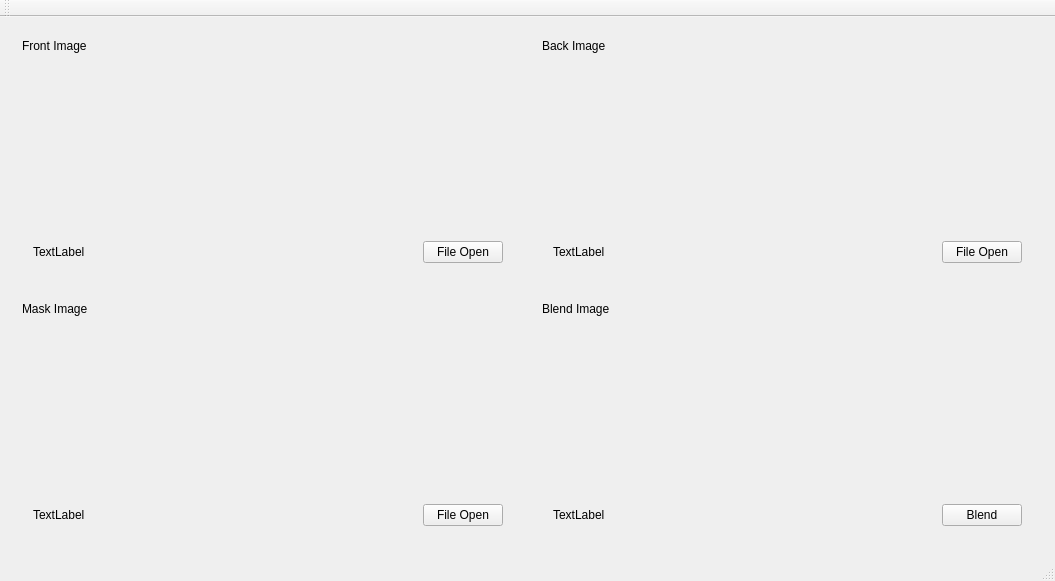
<?xml version="1.0" encoding="UTF-8"?>
<ui version="4.0">
 <class>MainWindow</class>
 <widget class="QMainWindow" name="MainWindow">
  <property name="geometry">
   <rect>
    <x>0</x>
    <y>0</y>
    <width>1055</width>
    <height>581</height>
   </rect>
  </property>
  <property name="windowTitle">
   <string>MainWindow</string>
  </property>
  <widget class="QWidget" name="centralWidget">
   <layout class="QGridLayout" name="gridLayout">
    <item row="0" column="1">
     <widget class="QWidget" name="backImageGroupWidget" native="true">
      <layout class="QVBoxLayout" name="verticalLayout_3">
       <item>
        <widget class="QLabel" name="label_2">
         <property name="text">
          <string>Back Image</string>
         </property>
        </widget>
       </item>
       <item>
        <widget class="QLabel" name="backImageLabel">
         <property name="sizePolicy">
          <sizepolicy hsizetype="Preferred" vsizetype="Preferred">
           <horstretch>2</horstretch>
           <verstretch>2</verstretch>
          </sizepolicy>
         </property>
         <property name="text">
          <string/>
         </property>
        </widget>
       </item>
       <item>
        <widget class="QWidget" name="widget_3" native="true">
         <layout class="QHBoxLayout" name="horizontalLayout_3">
          <item>
           <widget class="QLabel" name="backImageFileLabel">
            <property name="sizePolicy">
             <sizepolicy hsizetype="Preferred" vsizetype="Preferred">
              <horstretch>1</horstretch>
              <verstretch>0</verstretch>
             </sizepolicy>
            </property>
            <property name="text">
             <string>TextLabel</string>
            </property>
           </widget>
          </item>
          <item>
           <widget class="QPushButton" name="backImageOpenButton">
            <property name="text">
             <string>File Open</string>
            </property>
           </widget>
          </item>
         </layout>
        </widget>
       </item>
      </layout>
     </widget>
    </item>
    <item row="1" column="1">
     <widget class="QWidget" name="frontImageGroupWidget_3" native="true">
      <layout class="QVBoxLayout" name="verticalLayout_4">
       <item>
        <widget class="QLabel" name="label_4">
         <property name="text">
          <string>Blend Image</string>
         </property>
        </widget>
       </item>
       <item>
        <widget class="QLabel" name="blendImageLabel">
         <property name="sizePolicy">
          <sizepolicy hsizetype="Preferred" vsizetype="Preferred">
           <horstretch>2</horstretch>
           <verstretch>2</verstretch>
          </sizepolicy>
         </property>
         <property name="text">
          <string/>
         </property>
        </widget>
       </item>
       <item>
        <widget class="QWidget" name="widget_4" native="true">
         <layout class="QHBoxLayout" name="horizontalLayout_4">
          <item>
           <widget class="QLabel" name="blendImageFileLabel">
            <property name="sizePolicy">
             <sizepolicy hsizetype="Preferred" vsizetype="Preferred">
              <horstretch>1</horstretch>
              <verstretch>0</verstretch>
             </sizepolicy>
            </property>
            <property name="text">
             <string>TextLabel</string>
            </property>
           </widget>
          </item>
          <item>
           <widget class="QPushButton" name="blendImageOpenButton">
            <property name="text">
             <string>Blend</string>
            </property>
           </widget>
          </item>
         </layout>
        </widget>
       </item>
      </layout>
     </widget>
    </item>
    <item row="0" column="0">
     <widget class="QWidget" name="frontImageGroupWidget" native="true">
      <layout class="QVBoxLayout" name="verticalLayout">
       <item>
        <widget class="QLabel" name="label">
         <property name="text">
          <string>Front Image</string>
         </property>
        </widget>
       </item>
       <item>
        <widget class="QLabel" name="frontImageLabel">
         <property name="sizePolicy">
          <sizepolicy hsizetype="Maximum" vsizetype="Maximum">
           <horstretch>2</horstretch>
           <verstretch>2</verstretch>
          </sizepolicy>
         </property>
         <property name="maximumSize">
          <size>
           <width>320</width>
           <height>240</height>
          </size>
         </property>
         <property name="text">
          <string/>
         </property>
        </widget>
       </item>
       <item>
        <widget class="QWidget" name="widget" native="true">
         <layout class="QHBoxLayout" name="horizontalLayout">
          <item>
           <widget class="QLabel" name="frontImageFileLabel">
            <property name="sizePolicy">
             <sizepolicy hsizetype="Preferred" vsizetype="Preferred">
              <horstretch>1</horstretch>
              <verstretch>0</verstretch>
             </sizepolicy>
            </property>
            <property name="text">
             <string>TextLabel</string>
            </property>
           </widget>
          </item>
          <item>
           <widget class="QPushButton" name="frontImageOpenButton">
            <property name="text">
             <string>File Open</string>
            </property>
           </widget>
          </item>
         </layout>
        </widget>
       </item>
      </layout>
     </widget>
    </item>
    <item row="1" column="0">
     <widget class="QWidget" name="frontImageGroupWidget_2" native="true">
      <layout class="QVBoxLayout" name="verticalLayout_2">
       <item>
        <widget class="QLabel" name="label_3">
         <property name="text">
          <string>Mask Image</string>
         </property>
        </widget>
       </item>
       <item>
        <widget class="QLabel" name="maskImageLabel">
         <property name="sizePolicy">
          <sizepolicy hsizetype="Preferred" vsizetype="Preferred">
           <horstretch>2</horstretch>
           <verstretch>2</verstretch>
          </sizepolicy>
         </property>
         <property name="text">
          <string/>
         </property>
        </widget>
       </item>
       <item>
        <widget class="QWidget" name="widget_2" native="true">
         <layout class="QHBoxLayout" name="horizontalLayout_2">
          <item>
           <widget class="QLabel" name="maskImageFileLabel">
            <property name="sizePolicy">
             <sizepolicy hsizetype="Preferred" vsizetype="Preferred">
              <horstretch>1</horstretch>
              <verstretch>0</verstretch>
             </sizepolicy>
            </property>
            <property name="text">
             <string>TextLabel</string>
            </property>
           </widget>
          </item>
          <item>
           <widget class="QPushButton" name="maskImageOpenButton">
            <property name="text">
             <string>File Open</string>
            </property>
           </widget>
          </item>
         </layout>
        </widget>
       </item>
      </layout>
     </widget>
    </item>
   </layout>
  </widget>
  <widget class="QMenuBar" name="menuBar">
   <property name="geometry">
    <rect>
     <x>0</x>
     <y>0</y>
     <width>1055</width>
     <height>22</height>
    </rect>
   </property>
  </widget>
  <widget class="QToolBar" name="mainToolBar">
   <attribute name="toolBarArea">
    <enum>TopToolBarArea</enum>
   </attribute>
   <attribute name="toolBarBreak">
    <bool>false</bool>
   </attribute>
  </widget>
  <widget class="QStatusBar" name="statusBar"/>
 </widget>
 <layoutdefault spacing="6" margin="11"/>
 <resources/>
 <connections/>
</ui>
